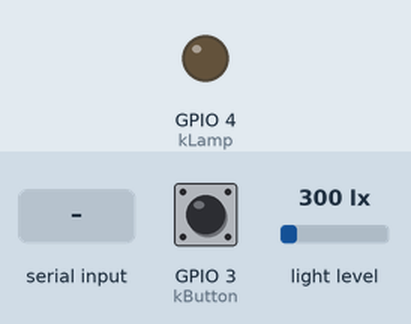
A program run on a simulated Seeed XIAO ESP32-C3. Shown: output pins drawn as LEDs (lit = HIGH). Wiring (inferred from the names in the program): BH1750 light sensor at I2C address 0x23. Inputs (shaded band) come from the test bench; at power-on: GPIO 3 (kButton) HIGH, light level 300 lx. What the program prints to the serial monitor is not drawn.

Above: at 1.2 s.
1.3 s: GPIO 3 (kButton) pulled LOW for 0.15 s
At 3.1 s:
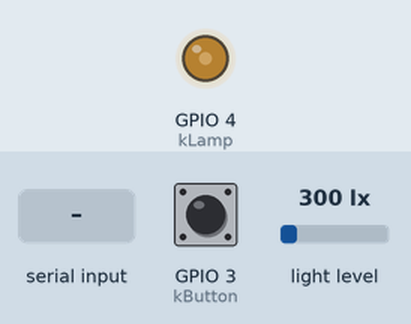
3.9 s: "light level\n" received over Serial
At 5.6 s:
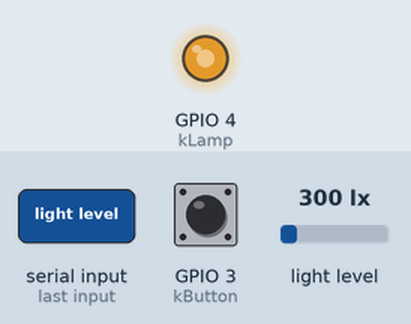
6.4 s: GPIO 3 (kButton) pulled LOW for 1 s
At 9.4 s:
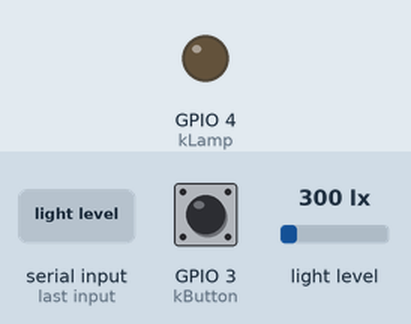
Timing chart, 0 to 10.9 s (numbered marks = the images above; inputs shaded):
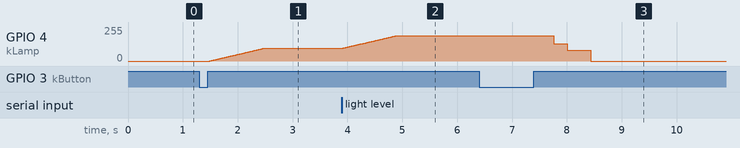

Measured:
- after the input at 1.3 s, GPIO 4 (kLamp): moves from 0/255 to 96/255 over 0.99 s, starting after 0.19 s
- after the input at 3.9 s, GPIO 4 (kLamp): moves from 96/255 to 191/255 over 0.99 s, starting at once
- after the input at 6.4 s, GPIO 4 (kLamp): 191/255 → 128/255 after 1.4 s, → 82/255 0.24 s later, → 0/255 0.43 s later

The program:

main.cpp
```cpp
#include <Arduino.h>
#include <Wire.h>
#include <algorithm>
#include <cstdio>
#include <cstring>

#include "board_config.h"
#include "c1001_protocol.h"
#include "radar_client.h"
#include "monitor_logic.h"
#include "user_input.h"
#ifdef MIANGUANG_PLATFORM
#include "platform_network.h"
#endif

namespace {
using namespace board_config;
sleep_radar::Parser parser;
sleep_radar::RadarClient radar;
sleep_core::TrendWindow trends;
sleep_core::NightLight lamp;
sleep_core::Button button;
sleep_core::AmbientGate ambient;
HardwareSerial radar_uart(1);

bool uart_enabled = false;
uint32_t fault_seen = 0;
uint32_t parser_errors_seen = 0;
uint32_t previous_ms = 0;
uint64_t uptime_ms = 0;
uint32_t log_ms = 0;
#ifdef MIANGUANG_PLATFORM
char command_buffer[8192]{};
#else
char command_buffer[64]{};
#endif
size_t command_length = 0;
bool command_overflow = false;
const char* command_result = "boot_uart_high_z";
char log_buffer[1800]{};
size_t log_length = 0;
size_t log_offset = 0;

bool ambient_started = false;
bool ambient_attempted = false;
bool ambient_reading_available = false;
float estimated_lux = 0;
uint32_t ambient_attempt_ms = 0;
uint32_t ambient_sample_ms = 0;

uint32_t refreshClock() {
  const uint32_t now = millis();
  uptime_ms += static_cast<uint32_t>(now - previous_ms);
  previous_ms = now;
  return now;
}

const char* reason(sleep_core::QualityError value) {
  using Q = sleep_core::QualityError;
  switch (value) {
    case Q::None: return "ok";
    case Q::Missing: return "missing";
    case Q::Stale: return "stale";
    case Q::TransportFault: return "transport_fault";
    case Q::InstallationUnconfirmed: return "installation_unconfirmed";
    case Q::InvalidValue: return "invalid_value";
    case Q::OutOfRange: return "out_of_range";
    case Q::OccupancyUnknown: return "occupancy_unknown";
    case Q::NotPresent: return "not_present";
    case Q::NotInBed: return "not_in_bed";
    case Q::MotionUnknown: return "motion_unknown";
    case Q::Motion: return "motion";
    case Q::ConflictingOccupancy: return "conflicting_occupancy";
  }
  return "unknown";
}
const char* boolean(bool value) { return value ? "true" : "false"; }

void consumeFault(uint32_t now) {
  if (radar.faultGeneration() == fault_seen) return;
  fault_seen = radar.faultGeneration();
  // Deliver every failure to the light even if a good frame arrives this loop.
  // Already-lit automatic timers continue; a pending departure is cancelled.
  lamp.update(now, {});
}

void checkParserFault(uint32_t now) {
  const auto& s = parser.stats();
  const uint32_t count = s.checksum_errors + s.framing_errors + s.length_errors + s.timeouts;
  if (count != parser_errors_seen) {
    parser_errors_seen = count;
    radar.notifyTransportFault(now);
    consumeFault(now);
  }
}

void setRadarEnabled(bool enabled, uint32_t now) {
  // No sensor-power detection exists on V0.1 PCB. Operator confirms real 5V
  // before enabling TX; this command is not a hardware power switch.
  if (uart_enabled) radar_uart.end();
  pinMode(kRadarRx, INPUT);
  pinMode(kRadarTx, INPUT);
  parser.reset();
  radar.setEnabled(false, now);
  uart_enabled = enabled;
  if (enabled) {
    radar_uart.setRxBufferSize(256);
    radar_uart.begin(kRadarBaud, SERIAL_8N1, kRadarRx, kRadarTx);
    radar.setEnabled(true, now);
  }
  consumeFault(now);
}

bool ambientCommand(uint8_t value) {
  Wire.beginTransmission(kAmbientAddress);
  Wire.write(value);
  return Wire.endTransmission() == 0;
}

void updateAmbient(uint32_t now) {
  if (!ambient_started) {
    if (ambient_attempted && static_cast<uint32_t>(now - ambient_attempt_ms) < 5000) return;
    ambient_attempted = true;
    ambient_attempt_ms = now;
    // BH1750: power on, MTreg=69 (high/low), continuous high-resolution mode.
    ambient_started = ambientCommand(0x01) && ambientCommand(0x42) &&
                      ambientCommand(0x65) && ambientCommand(0x10);
    ambient_sample_ms = now;
    ambient_reading_available = false;
    ambient.fault();
    return;
  }
  // 500ms exceeds the default high-resolution conversion maximum (180ms).
  if (static_cast<uint32_t>(now - ambient_sample_ms) < 500) return;
  ambient_sample_ms = now;
  const size_t received = Wire.requestFrom(kAmbientAddress, static_cast<uint8_t>(2));
  if (received != 2 || Wire.available() != 2) {
    while (Wire.available()) Wire.read();
    ambient_started = false;
    ambient_reading_available = false;
    ambient_attempt_ms = now;
    ambient.fault();
    return;
  }
  const uint16_t raw = static_cast<uint16_t>(Wire.read() << 8) | Wire.read();
  if (raw == 0xffffu) { // saturation is unknown, never dark
    ambient_reading_available = false;
    ambient.fault();
    return;
  }
  estimated_lux = raw / 1.2f;
  ambient_reading_available = true;
  ambient.observe(estimated_lux, now);
}

void command(const char* text, uint32_t now) {
#ifdef MIANGUANG_PLATFORM
  if (platform_network::command(text, uart_enabled)) {
    command_result = "network_command";
    return;
  }
#endif
  if (!std::strcmp(text, "radar on")) {
    setRadarEnabled(true, now); command_result = "radar_enabled_wait_10s";
  } else if (!std::strcmp(text, "radar off")) {
    setRadarEnabled(false, now); command_result = "radar_disabled_high_z";
  } else if (!std::strcmp(text, "install yes")) {
    radar.setInstallationConfirmed(true); command_result = "installation_confirmed";
  } else if (!std::strcmp(text, "install no")) {
    radar.setInstallationConfirmed(false); lamp.update(now, {});
    command_result = "installation_unconfirmed";
  } else if (!std::strcmp(text, "ambient yes")) {
    ambient.setCalibrated(true); command_result = "ambient_calibration_confirmed";
  } else if (!std::strcmp(text, "ambient no")) {
    ambient.setCalibrated(false); command_result = "ambient_unconfirmed";
  } else if (!std::strcmp(text, "light toggle")) {
    lamp.shortPress(now); command_result = "manual_toggle";
  } else if (!std::strcmp(text, "light level")) {
    lamp.longPress(now); command_result = "manual_level";
  } else if (!std::strcmp(text, "light auto")) {
    lamp.setAuto(now); command_result = "auto_enabled";
  } else if (!std::strcmp(text, "status")) {
    command_result = "status";
  } else {
    command_result = "unknown_command";
  }
}

void readConsole(uint32_t now) {
  for (unsigned budget = 0; budget < 32 && Serial.available(); ++budget) {
    const int byte = Serial.read();
    if (byte == '\r') continue;
    if (byte == '\n') {
      if (command_overflow) command_result = "command_too_long";
      else if (command_length) {
        command_buffer[command_length] = 0;
        command(command_buffer, now);
      }
      command_length = 0;
      command_overflow = false;
#ifdef MIANGUANG_PLATFORM
      // Configuration includes credentials; never retain or echo the USB line.
      std::memset(command_buffer, 0, sizeof(command_buffer));
#endif
    } else if (byte >= 32 && byte <= 126 && !command_overflow) {
      if (command_length + 1 < sizeof(command_buffer)) command_buffer[command_length++] = byte;
      else command_overflow = true;
    }
  }
}

template <typename T>
unsigned long age(const sleep_core::TimedField<T>& field, uint32_t now) {
  return field.available ? static_cast<unsigned long>(now - field.updated_ms) : 0;
}

void queueLog(uint32_t now, const sleep_core::DataQuality& quality) {
#ifdef MIANGUANG_PLATFORM
  if (Serial && log_length == log_offset &&
      platform_network::takeDiagnostic(log_buffer, sizeof(log_buffer) - 2)) {
    log_length = std::strlen(log_buffer);
    if (!log_length || log_buffer[log_length - 1] != '\n') log_buffer[log_length++] = '\n';
    log_buffer[log_length] = 0;
    log_offset = 0;
    return;
  }
#endif
  if (!Serial || log_length != log_offset || static_cast<uint32_t>(now - log_ms) < 1000) return;
  log_ms = now;
  const auto& s = radar.snapshot();
  const auto t = trends.summary();
  const auto a = ambient.state(now);
  const auto& p = parser.stats();
  char lux[24] = "null";
  if (ambient_reading_available) std::snprintf(lux, sizeof(lux), "%.1f", estimated_lux);
  const int length = std::snprintf(log_buffer, sizeof(log_buffer),
    "{\"schema\":1,\"type\":\"sample\",\"version\":\"%s\",\"t_ms\":%llu,\"clock_ms\":%lu,"
    "\"ready\":%s,\"client_state\":%u,\"installation_confirmed\":%s,\"transport_ok\":%s,\"fault_generation\":%lu,"
    "\"presence\":{\"raw\":%u,\"available\":%s,\"valid\":%s,\"reason\":\"%s\",\"age_ms\":%lu},"
    "\"bed\":{\"raw\":%u,\"available\":%s,\"valid\":%s,\"reason\":\"%s\",\"age_ms\":%lu},"
    "\"low_motion\":{\"raw\":%u,\"available\":%s,\"valid\":%s},"
    "\"rr\":{\"raw\":%u,\"available\":%s,\"valid\":%s,\"reason\":\"%s\",\"age_ms\":%lu},"
    "\"hr\":{\"raw\":%u,\"available\":%s,\"valid\":%s,\"reason\":\"%s\",\"age_ms\":%lu},"
    "\"vendor_stage\":{\"raw\":%u,\"available\":%s,\"valid\":%s},"
    "\"trend\":{\"rr_available\":%s,\"rr_median\":%.1f,\"rr_buckets\":%u,\"hr_available\":%s,\"hr_median\":%.1f,\"hr_buckets\":%u,\"total_buckets\":60},"
    "\"ambient\":{\"known\":%s,\"dark\":%s,\"calibrated\":%s,\"estimated_lux\":%s},"
    "\"lamp\":{\"mode\":\"%s\",\"pwm\":%u,\"target\":%u},"
    "\"parser\":{\"frames\":%lu,\"checksum\":%lu,\"framing\":%lu,\"length\":%lu,\"timeouts\":%lu},\"last_command\":\"%s\"}\n",
    MIANGUANG_VERSION, static_cast<unsigned long long>(uptime_ms), static_cast<unsigned long>(now),
    boolean(radar.ready()), static_cast<unsigned>(radar.state()), boolean(s.installation_confirmed),
    boolean(s.transport_ok), static_cast<unsigned long>(radar.faultGeneration()),
    s.presence.value, boolean(s.presence.available), boolean(quality.presence.valid), reason(quality.presence.error), age(s.presence, now),
    s.in_bed.value, boolean(s.in_bed.available), boolean(quality.in_bed.valid), reason(quality.in_bed.error), age(s.in_bed, now),
    s.low_motion.value, boolean(s.low_motion.available), boolean(quality.low_motion.valid),
    s.respiration_bpm.value, boolean(s.respiration_bpm.available), boolean(quality.respiration_bpm.valid), reason(quality.respiration_bpm.error), age(s.respiration_bpm, now),
    s.heart_bpm.value, boolean(s.heart_bpm.available), boolean(quality.heart_bpm.valid), reason(quality.heart_bpm.error), age(s.heart_bpm, now),
    s.module_sleep_stage.value, boolean(s.module_sleep_stage.available), boolean(quality.module_sleep_stage.valid),
    boolean(t.respiration.available), t.respiration.median, t.respiration.valid_buckets,
    boolean(t.heart.available), t.heart.median, t.heart.valid_buckets,
    boolean(a.known), boolean(a.dark), boolean(ambient.calibrated()), lux,
    lamp.mode() == sleep_core::LightMode::Auto ? "auto" : "manual", lamp.output(), lamp.target(),
    static_cast<unsigned long>(p.frames), static_cast<unsigned long>(p.checksum_errors), static_cast<unsigned long>(p.framing_errors),
    static_cast<unsigned long>(p.length_errors), static_cast<unsigned long>(p.timeouts), command_result);
  log_offset = 0;
  if (length > 0 && static_cast<size_t>(length) < sizeof(log_buffer)) log_length = length;
  else {
    std::strcpy(log_buffer, "{\"schema\":1,\"type\":\"error\",\"reason\":\"log_overflow\"}\n");
    log_length = std::strlen(log_buffer);
  }
}

void flushLog() {
  if (!Serial) { log_length = 0; log_offset = 0; return; }
  const int space = Serial.availableForWrite();
  if (space <= 0 || log_offset == log_length) return;
  const size_t count = std::min(log_length - log_offset, static_cast<size_t>(space));
  log_offset += Serial.write(reinterpret_cast<const uint8_t*>(log_buffer + log_offset), count);
}
}  // namespace

void setup() {
  // Set the gate low before attaching PWM; the PCB also has a gate pulldown.
  digitalWrite(kLamp, LOW);
  pinMode(kLamp, OUTPUT);
  ledcSetup(kPwmChannel, kPwmFrequency, 8);
  ledcAttachPin(kLamp, kPwmChannel);
  ledcWrite(kPwmChannel, 0);
  pinMode(kButton, INPUT_PULLUP);
  Serial.begin(115200);
  previous_ms = millis();
  setRadarEnabled(false, previous_ms);
  Wire.begin(kSda, kScl, 100000);
  Wire.setTimeOut(25);
#ifdef MIANGUANG_PLATFORM
  platform_network::begin();
#endif
}

void loop() {
  uint32_t now = refreshClock();
  readConsole(now);
  now = refreshClock();
  switch (button.update(digitalRead(kButton) == LOW, now)) {
    case sleep_core::ButtonEvent::Short: lamp.shortPress(now); break;
    case sleep_core::ButtonEvent::Long: lamp.longPress(now); break;
    case sleep_core::ButtonEvent::Auto: lamp.setAuto(now); break;
    case sleep_core::ButtonEvent::None: break;
  }
  parser.tick(now);
  checkParserFault(now);
  radar.tick(now);
  consumeFault(now);
  for (unsigned budget = 0; uart_enabled && budget < 256 && radar_uart.available(); ++budget) {
    sleep_radar::Frame frame;
    const bool complete = parser.feed(static_cast<uint8_t>(radar_uart.read()), now, frame);
    checkParserFault(now);
    if (complete) radar.accept(frame, now);
    consumeFault(now);
  }
  sleep_radar::Frame request;
  if (uart_enabled && radar.poll(now, request)) {
    uint8_t wire[sleep_radar::kMaxFrameSize];
    const size_t size = sleep_radar::encodeFrame(request, wire, sizeof(wire));
    if (size == 0 || radar_uart.write(wire, size) != size) radar.notifyTransportFault(now);
  }
  consumeFault(now);
  updateAmbient(now);
  // I2C can consume its timeout budget. Decide using the actual current time,
  // so a sample that expires during an I2C call cannot trigger a departure.
  now = refreshClock();
  parser.tick(now);
  checkParserFault(now);
  radar.tick(now);
  consumeFault(now);
  const auto quality = sleep_core::evaluate(radar.snapshot(), now);
  trends.update(radar.snapshot(), quality, now);
  const auto a = ambient.state(now);
  const auto night = sleep_core::makeNightInputs(radar.snapshot(), quality, a.known, a.dark);
  ledcWrite(kPwmChannel, lamp.update(now, night));
#ifdef MIANGUANG_PLATFORM
  platform_network::capture(now, uptime_ms, radar.snapshot(), quality,
      uart_enabled, radar.ready(), lamp.mode(), lamp.output(), lamp.target());
#endif
  queueLog(now, quality);
  flushLog();
  delay(1);  // Yield to ESP32 system tasks; no sensor waits in the main loop.
}
```

board_config.h
```cpp
#pragma once
#include <cstdint>

namespace board_config {
constexpr int kRadarRx = 20;  // XIAO D7 <- module TX
constexpr int kRadarTx = 21;  // XIAO D6 -> module RX
constexpr int kLamp = 4;      // XIAO D2 -> 100R -> MOSFET gate
constexpr int kButton = 3;    // XIAO D1 active low, external 10k/100nF
constexpr int kSda = 6;       // XIAO D4, external pullups to 3.3V only
constexpr int kScl = 7;       // XIAO D5
constexpr uint32_t kRadarBaud = 115200;
constexpr uint8_t kPwmChannel = 0;
constexpr uint32_t kPwmFrequency = 20000;
constexpr uint8_t kAmbientAddress = 0x23; // BH1750 ADDR low, optional module
}
```
